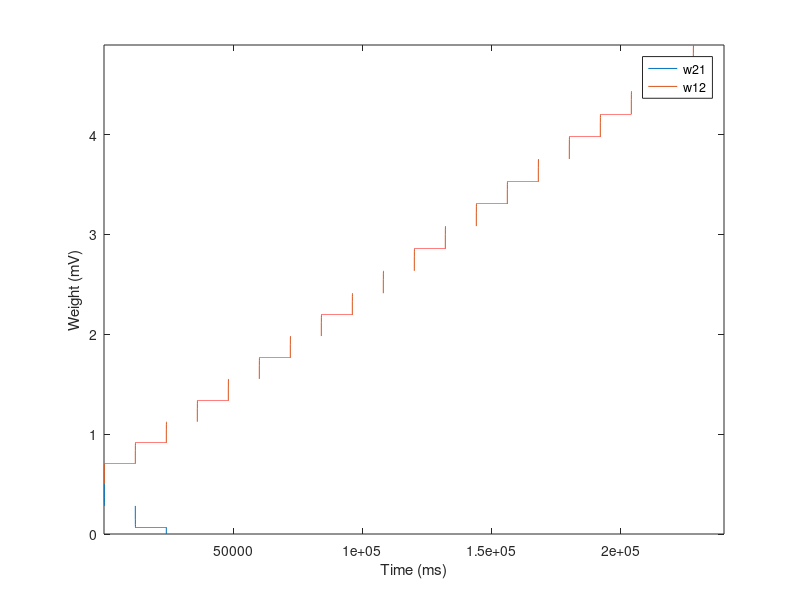

Here is the MATLAB script that generated this plot:
function IAF120cellsSTDP

% (Same program as IAF120cells1tspks, different plot)

% Plot weights of synapses as a function of time

%% Set Parameters

taum = 20;    % membrane time constant (ms)
tauE = 5;     % exc. time constant (ms)
tref = 5;     % refractory period (ms)
vrest = -70;  % resting potential (mV)
vreset = -60; % reset potential (mV)
vth = -54;    % threshold voltage (mV)
vE = 0;       % exc reversal potential (mV)

Nplc = 120;
winp = 10;     % synaptic input
ISI = 20;     % interspike interval for inputs (ms)
tinp = 0;     % time of next input (conductance) spike
tplc = 100;   % time spent in each place field (ms)
dt = 1;       % timestep (ms)

% Form place cell weight matrix
winit = 0.5;    % initial input weight
ee = winit * ones(Nplc-1,1);
W = diag(ee,1) + diag(ee,-1);
W(1,end) = winit;  W(end,1) = winit;

wmax = 5;
Aplus = .08 * wmax;
Aminus = .084 * wmax;
tauplus = 20;
tauminus = 20;

%% Run the simulation

% Constants
gc1 = (2*tauE - dt) / (2*tauE + dt);
gc2 = 2/(2*tauE + dt);

nlaps = 20;
laptime = Nplc * tplc;  % sim time of each lap (ms)
Nstps = ceil(nlaps*laptime/dt);    % total num of steps

mon = [1 2];   % cells to monitor
gEmon = zeros( length(mon), Nstps );  % matrix of exc conductance in time-steps
vmon = vrest + gEmon;      % matrix of voltage (mV) in time-steps

wmon = zeros( length(mon), Nstps );

% conductances and voltages of each cell at t
gE = zeros(Nplc,1);
v = vrest+gE;

Tspk = -1000 * ones(Nplc,1);  % time of last volt spikes of cell 1, cell 2 (ms)
spkcells = [];

t = 0;  
j = 0;   % only necessary for monitoring

for lap=1:nlaps    % laps
	lap
	pfield = 0;   % reset to 0 instead of mod

while pfield < Nplc   % place fields of one lap (120)
    
    pfield = pfield+1;
    tfld = 0;
    
    while tfld < tplc   % time steps of each place field
        tfld = tfld + dt;
        t = t + dt;
        j = j + 1;
        
        % Update conductances
        gEnext = gc1 * gE;   % at every time-step
        
        % External input (grid cells)
        if t >= tinp      % when there is an input spike, reset gE
            gEnext(pfield) = gEnext(pfield) + gc2 * winp;
            tinp = tinp + ISI;
        end
        
        % Internal input (place cells)
        if ~isempty(spkcells)
            gEnext = gEnext + gc2 * sum(W(:,spkcells),2);  % 2 sums along rows
        end
      
        % Update voltages
        
        % 1) update volt's (ODE) at every time-step
        num = (2*taum/dt - 1 - gE) .* v + 2*vrest + (gEnext+gE)*vE;
        den = 2*taum/dt + 1 + gEnext;
        vnext = num ./ den;
        
        % 2) find: refrac cells, reset volt's
        refcells = find(-Tspk+t < tref);     % = cell 1, cell 2, both, or empty
        
        if ~isempty(refcells)     % if there are ref'y cells, reset their volt's
            vnext(refcells) = vreset;    % reset voltages
        end
        
        % 3) find: spiked cells, make spike, adjust weights
        spkcells = find(vnext >= vth);

        if ~isempty(spkcells)	% if there are spiking cells, reset vnext
            vnext(spkcells) = vreset;
            
            % STDP
            % LTP, spkcells = post
            post = spkcells; pre = [spkcells - 1, mod(spkcells, Nplc) + 1];
            if any(pre == 0)
                pre( find(pre==0) ) = Nplc;
            end
            deltat = t - Tspk(pre);
            winc = Aplus * exp( -deltat / tauplus );
            W(post, pre) = min( W(post, pre) + winc', wmax );
            
            % LTD, spkcells = pre
            pre = spkcells; post = [spkcells - 1, mod(spkcells, Nplc) + 1];
            if any(post == 0)
                post( find(post==0) ) = Nplc;
            end
            deltat = t - Tspk(post);
            wdec = Aminus * exp( -deltat / tauminus );
            W(post, pre) = max( W(post, pre) - wdec, 0 );
            
            Tspk(spkcells) = t;
        end
        
        gEmon(:,j) = gEnext(mon);
        vmon(:,j) = vnext(mon);
        wmon(1, j) = W(1,2);
        wmon(2, j) = W(2,1);
        
        gE = gEnext;
        v = vnext;
     
    end  % while tfld < tplc
    
end  % while pfield < Nplc
        
end  % while lap <= nlaps

tvec = (1:size(wmon,2))*dt;

%% Plot weight
figure(3)
plot(tvec,wmon(:,:))
%title('Weight')
xlabel('Time (ms)')
ylabel('Weight (mV)')
legend('w21','w12','location','best')  % change labels as needed
axis tight

return
